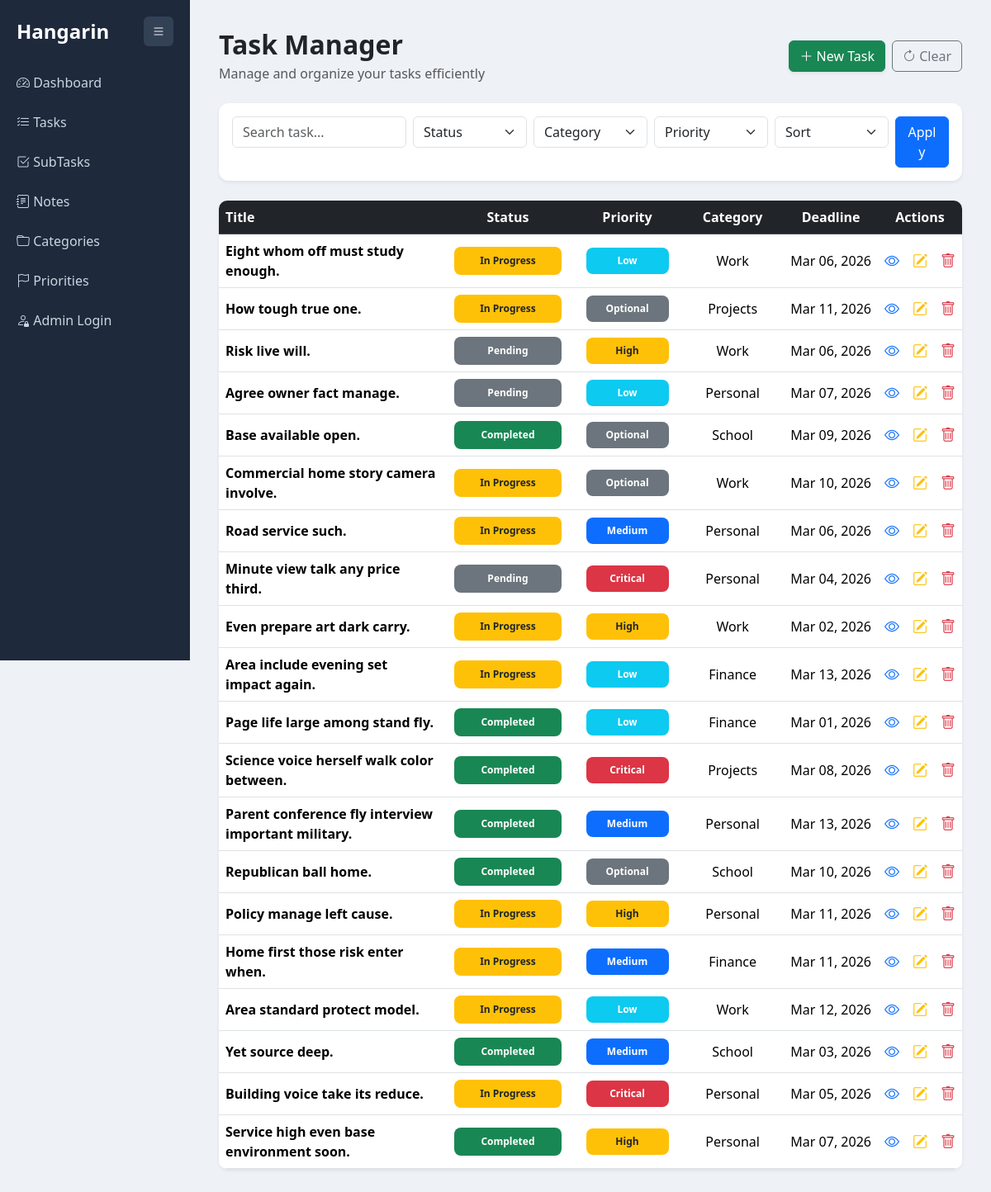
Page /tasks/ on the earlier database version.
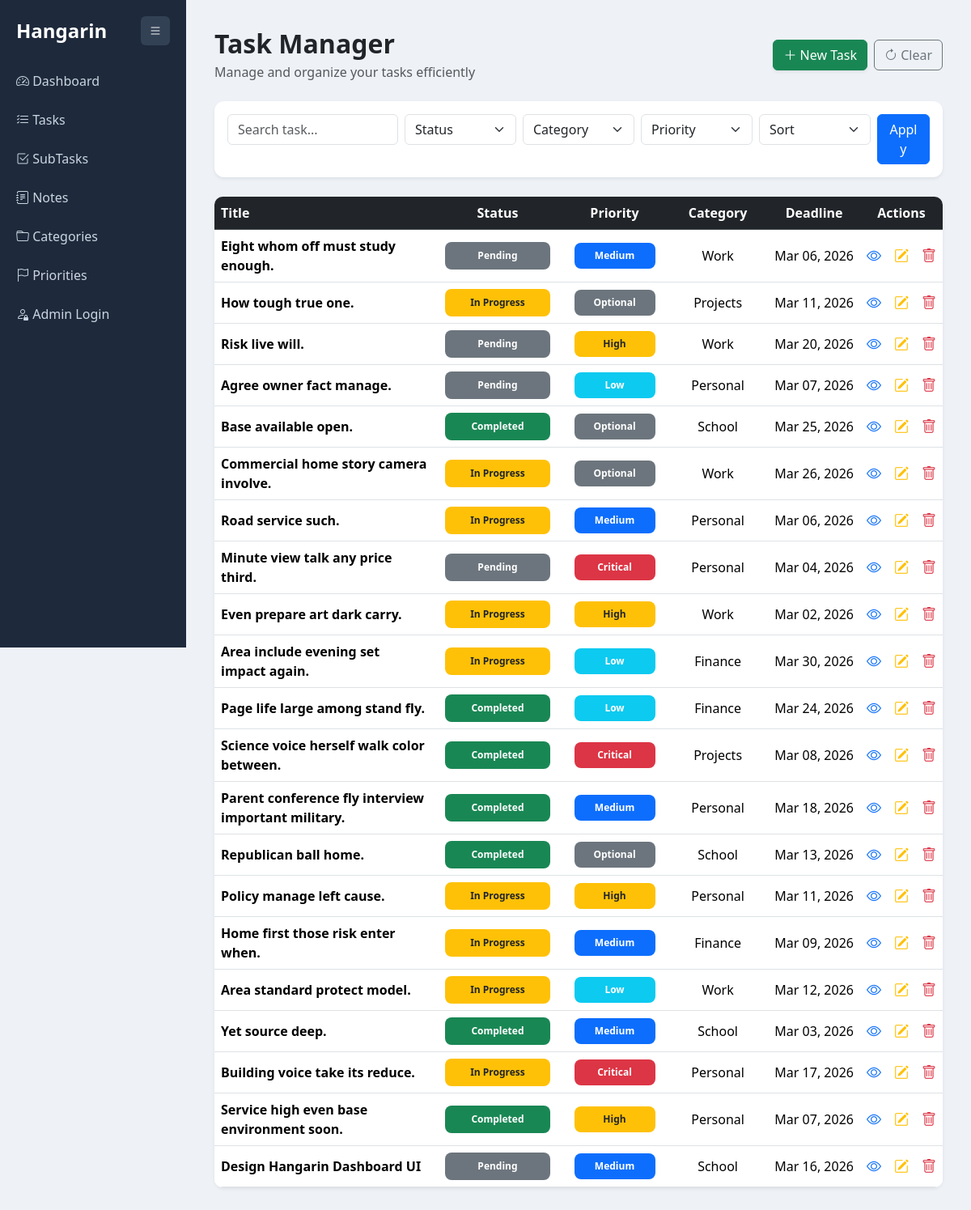
Same page on the later database version.
### planner/models.py (models this page shows, shortened)
class BaseModel(models.Model):
    created_at = models.DateTimeField(auto_now_add=True)
    updated_at = models.DateTimeField(auto_now=True)
    class Meta:
        abstract = True

class Task(BaseModel):
    STATUS_CHOICES = [
        ("Pending", "Pending"),
        ("In Progress", "In Progress"),
        ("Completed", "Completed"),
    ]
    title = models.CharField(max_length=255)
    description = models.TextField()
    deadline = models.DateTimeField()
    status = models.CharField(
        max_length=50,
        choices=STATUS_CHOICES,
        default="Pending"
    )
    category = models.ForeignKey(Category, on_delete=models.CASCADE)
    priority = models.ForeignKey(Priority, on_delete=models.CASCADE)

class Priority(models.Model):
    name = models.CharField(max_length=100)
    class Meta:
        verbose_name = "Priority"
        verbose_name_plural = "Priorities"

class Category(models.Model):
    name = models.CharField(max_length=100)
    class Meta:
        verbose_name = "Category"
        verbose_name_plural = "Categories"
    def __str__(self):
        return self.name

### planner/views.py (the view)
# urls.py: path('tasks/', task_list, name='task_list'),
def task_list(request):
    tasks = Task.objects.all()
    search = request.GET.get("search", "")
    status = request.GET.get("status", "")
    category = request.GET.get("category", "")
    priority = request.GET.get("priority", "")
    sort = request.GET.get("sort", "")
    if search:
        tasks = tasks.filter(title__icontains=search)
    if status:
        tasks = tasks.filter(status=status)
    if category:
        tasks = tasks.filter(category_id=category)
    if priority:
        tasks = tasks.filter(priority_id=priority)
    if sort:
        tasks = tasks.order_by(sort)
    context = {
        "tasks": tasks,
        "categories": Category.objects.all(),
        "priorities": Priority.objects.all(),
        "search": search,
        "status": status,
        "category": category,
        "priority": priority,
        "sort": sort,
    }
    return render(request, "task_list.html", context)

### templates/task_list.html (shortened to what this page needs)
{% extends 'base.html' %}
{% block content %}
<div class="d-flex justify-content-between align-items-center mb-4">
<div>
<h2 class="fw-semibold mb-1">Task Manager</h2>
<p class="text-muted mb-0">Manage and organize your tasks efficiently</p>
</div>
<div class="d-flex gap-2">
<a href="{% url 'task_create' %}" class="btn btn-success shadow-sm">
<i class="bi bi-plus-lg"></i> New Task
</a>
<a href="{% url 'task_list' %}" class="btn btn-outline-secondary">
<i class="bi bi-arrow-clockwise"></i> Clear
</a>
</div>
</div>
<div class="card shadow-sm mb-4">
<div class="card-body">
<form method="GET" class="row g-2" id="filterForm">
<div class="col-md-3">
<input type="text" name="search" value="{{ search }}" class="form-control" placeholder="Search task...">
</div>
<div class="col-md-2">
<select name="status" class="form-select">
<option value="">Status</option>
</select>
</div>
<div class="col-md-2">
<select name="category" class="form-select">
<option value="">Category</option>
</select>
</div>
<div class="col-md-2">
<select name="priority" class="form-select">
<option value="">Priority</option>
</select>
</div>
<div class="col-md-2">
<select name="sort" class="form-select">
<option value="">Sort</option>
</select>
</div>
<div class="col-md-1">
<button class="btn btn-primary w-100">Apply</button>
</div>
</form>
</div>
</div>
<div class="card shadow-sm">
<div class="card-body p-0">
<table class="table table-hover align-middle mb-0">
<thead class="table-dark">
<tr>
<th style="width:35%">Title</th>
<th class="text-center" style="width:18%">Status</th>
<th class="text-center" style="width:15%">Priority</th>
<th class="text-center" style="width:15%">Category</th>
<th class="text-center" style="width:12%">Deadline</th>
<th class="text-center" style="width:10%">Actions</th>
</tr>
</thead>
<tbody>
{% for task in tasks %}
<tr>
<td class="fw-semibold">
{{ task.title }}
</td>
<td class="text-center">
<span class="badge status-badge
{% if task.status == 'Pending' %}bg-secondary
{% elif task.status == 'In Progress' %}bg-warning text-dark
{% elif task.status == 'Completed' %}bg-success
{% endif %}
">
{{ task.status }}
</span>
</td>
<td class="text-center">
<span class="badge priority-badge
{% if task.priority.name == 'High' %}bg-warning text-dark
{% elif task.priority.name == 'Low' %}bg-info
{% elif task.priority.name == 'Medium' %}bg-primary
{% elif task.priority.name == 'Critical' %}bg-danger
{% else %}bg-secondary
{% endif %}
">
{{ task.priority.name }}
</span>
</td>
<td class="text-center">
{{ task.category }}
</td>
<td class="text-center deadline-cell">
{{ task.deadline|date:"M d, Y" }}
</td>
<td class="text-center action-icons">
<div class="d-flex justify-content-center align-items-center gap-3">
<a href="{% url 'task_view' task.id %}" class="text-primary">
<i class="bi bi-eye"></i>
</a>
<a href="{% url 'task_update' task.id %}" class="text-warning">
<i class="bi bi-pencil-square"></i>
</a>
<a href="{% url 'task_delete' task.id %}" class="text-danger"
onclick="return confirm('Delete this task?');">
<i class="bi bi-trash"></i>
</a>
</div>
</td>
</tr>
{% empty %}
<tr>
<td colspan="6" class="text-center p-4 text-muted">
No tasks found.
</td>
</tr>
{% endfor %}
</tbody>
</table>
</div>
</div>
{% endblock %}

### templates/base.html (shortened to what this page needs)
<!DOCTYPE html>
<html>
<head>
<link href="https://cdn.jsdelivr.net/npm/bootstrap@5.3.2/dist/css/bootstrap.min.css" rel="stylesheet">
<link rel="stylesheet" href="https://cdn.jsdelivr.net/npm/bootstrap-icons@1.11.3/font/bootstrap-icons.css">
</head>
<body>
<div class="sidebar">
<div class="sidebar-header">
<h4>Hangarin</h4>
<button onclick="toggleSidebar()" class="sidebar-toggle">
<i class="bi bi-list"></i>
</button>
</div>
<a href="{% url 'dashboard' %}" class="{% if request.path == '/' %}active{% endif %}">
<i class="bi bi-speedometer2"></i> Dashboard
</a>
<a href="{% url 'task_list' %}">
<i class="bi bi-list-check"></i> Tasks
</a>
<a href="{% url 'subtask_list' %}">
<i class="bi bi-check2-square"></i> SubTasks
</a>
<a href="{% url 'note_list' %}">
<i class="bi bi-journal-text"></i> Notes
</a>
<a href="{% url 'category_list' %}">
<i class="bi bi-folder"></i> Categories
</a>
<a href="{% url 'priority_list' %}">
<i class="bi bi-flag"></i> Priorities
</a>
<div class="sidebar-bottom">
<a href="/admin/" target="_blank">
<i class="bi bi-person-lock"></i> Admin Login
</a>
</div>
</div>
<div class="main">
{% block content %}
{% endblock %}
</div>
</body>
</html>

### templates/base.html (style rules this page uses)
body { background:#eef2f7; font-family:'Segoe UI', Tahoma, Geneva, Verdana, sans-serif; }
.sidebar { height:100vh; width:230px; position:fixed; background:#1e293b; color:white; padding-top:20px; transition:all 0.3s; overflow:visible; }
.sidebar-header { display:flex; align-items:center; justify-content:space-between; padding:0 20px 20px 20px; }
.sidebar h4 { margin:0; font-weight:600; }
.sidebar-toggle { border:none; background:#334155; color:white; padding:6px 10px; border-radius:6px; cursor:pointer; }
.sidebar a { display:block; color:#cbd5e1; padding:12px 20px; text-decoration:none; transition:all 0.2s; }
.main { margin-left:230px; padding:35px; transition:margin-left 0.3s ease; }
.table { background:white; border-radius:10px; overflow:hidden; }
.card { border:none; border-radius:12px; }
.status-badge { display:inline-flex; justify-content:center; align-items:center; width:130px; height:34px; font-weight:600; border-radius:8px; }
.priority-badge { display:inline-flex; justify-content:center; align-items:center; width:100px; height:32px; font-weight:600; border-radius:8px; }
.deadline-cell { white-space:nowrap; }
.table td { vertical-align: middle; }
.action-icons i { font-size:18px; }
.action-icons a { text-decoration:none; }

Differences in the rows shown:
changed Task "Eight whom off must study enough.": status "In Progress" → "Pending"; priority_id 3 → 2 (drawn); priority.name "Low" → "Medium"
changed Task "Risk live will.": deadline "Mar 06, 2026" → "Mar 20, 2026"
changed Task "Base available open.": deadline "Mar 09, 2026" → "Mar 25, 2026"
changed Task "Commercial home story camera involve.": deadline "Mar 10, 2026" → "Mar 26, 2026"
changed Task "Area include evening set impact again.": deadline "Mar 13, 2026" → "Mar 30, 2026"
changed Task "Page life large among stand fly.": deadline "Mar 01, 2026" → "Mar 24, 2026"
changed Task "Parent conference fly interview important military.": deadline "Mar 13, 2026" → "Mar 18, 2026"
changed Task "Republican ball home.": deadline "Mar 10, 2026" → "Mar 13, 2026"
changed Task "Home first those risk enter when.": deadline "Mar 11, 2026" → "Mar 09, 2026"
changed Task "Building voice take its reduce.": deadline "Mar 05, 2026" → "Mar 17, 2026"
added Task: title "Design Hangarin Dashboard UI", status "Pending", priority.name "Medium", category "School", deadline "Mar 16, 2026"
